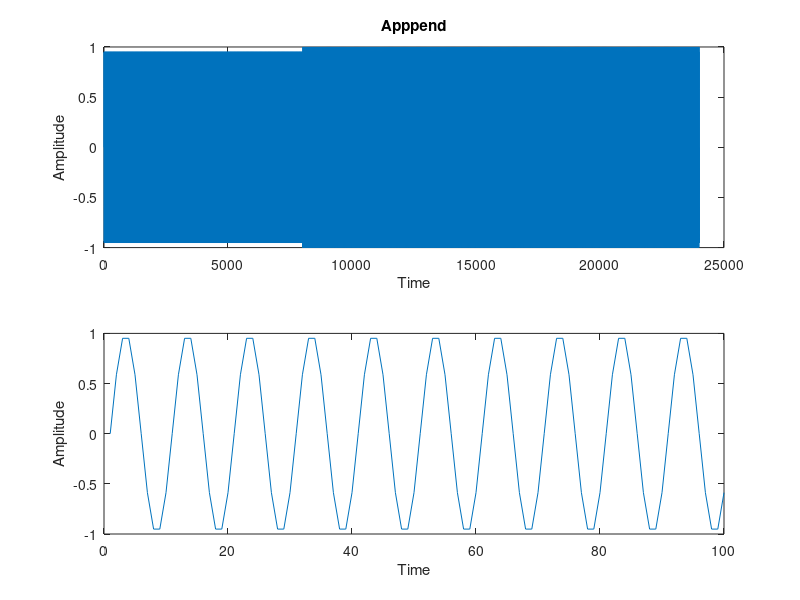

Write MATLAB code to recreate this figure.
clc;close all;clear;
fs=8000;
t=0:1/fs:1;
f=800;
a=1;
x=a*sin(2*pi*f*t);
t1=0:1/fs:2;
f1=1200;
x1=a*sin(2*pi*f1*t1);
append=[x,x1];
b=1:100;
subplot(2,1,1);plot(append);xlabel('Time');ylabel('Amplitude');title('Apppend');
subplot(2,1,2);plot(append(b));xlabel('Time');ylabel('Amplitude');
